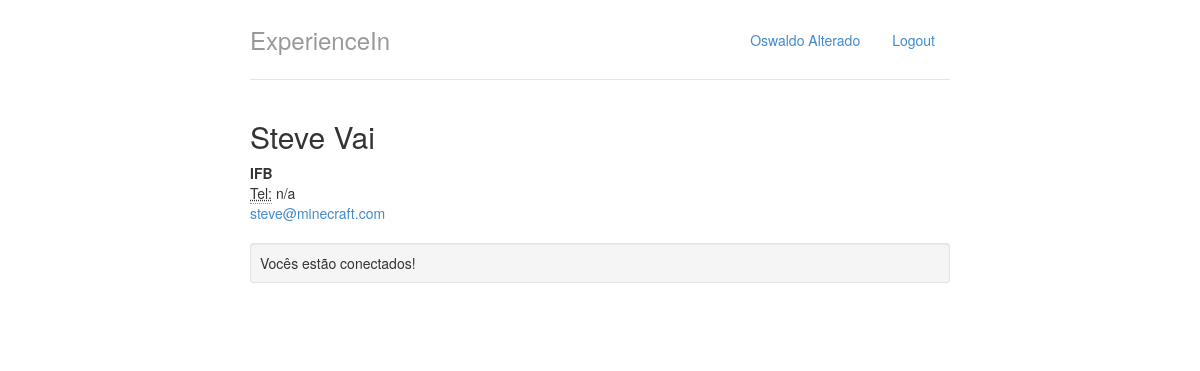
Screenshot of /perfis/2 with the database file from the repository.
### perfis/models.py (models this page shows, shortened)
class Perfil(models.Model):
    nome = models.CharField(max_length=255, null=False)
    email = models.CharField(max_length=255, null=False)
    telefone = models.CharField(max_length=15, null=False)
    nome_empresa = models.CharField(max_length=255, null=False)
    contatos = models.ManyToManyField('self')

### perfis/views.py (the view)
# urls.py: path('perfis/<int:perfil_id>', views.exibir, name='exibir'),
def exibir(request, perfil_id):
    perfil = Perfil.objects.get(id=perfil_id)
    perfil_logado = get_perfil_logado(request)
    ja_e_contato = perfil in perfil_logado.contatos.all()
    return render(request, 'perfil.html', {'perfil' : perfil, 'perfil_logado' : get_perfil_logado(request), 'ja_e_contato' : ja_e_contato})

### perfis/views.py (called while the page is built)
def get_perfil_logado(request):
    return Perfil.objects.get(id=1)

### perfis/templates/perfil.html
{% extends "base.html" %}
{% block body %}
<div class="row">
    <div class="col-lg-12">
        <h2 style="margin-top:0">{{perfil.nome}}</h2>
        <address>
          <strong>{{perfil.nome_empresa}}</strong><br>
          <abbr title="Telefone">Tel:</abbr> {{perfil.telefone}}<br>
          <a href="mailto:{{perfil.email}}">{{perfil.email}}</a>
        </address>
    {% if ja_e_contato %}
        <div class="well well-sm">Vocês estão conectados!</div>
    {% else %}
        <a href="{% url 'convidar' perfil.id %}" class="btn btn-success" role="button">convidar</a>
    {% endif %}
    </div>
</div>
{% endblock %}

### perfis/templates/base.html (shortened to what this page needs)
{% load staticfiles %}
<!DOCTYPE html>
<html lang="pt">
  <head>
    <link href="{% static "styles/bootstrap.css" %}" rel="stylesheet">
    <link href="{% static "styles/main.css" %}" rel="stylesheet">
  </head>
  <body>
    <div class="container">
      <div class="header">
        <ul class="nav nav-pills pull-right">
          <li class=""><a href="{% url 'index' %}">{{perfil_logado.nome}}</a></li>
          <li class=""><a href="/logout/">Logout</a></li>
        </ul>
        <h3 class="text-muted">ExperienceIn</h3>
      </div>
      <div class="row content">
        {% block body %}
        {% endblock %}
      </div>
    </div>
  </body>
</html>

### perfis/static/styles/main.css (style rules this page uses)
body { padding-top: 20px; padding-bottom: 20px; }
.header, .content, .footer { padding-left: 15px; padding-right: 15px; }
.header { border-bottom: 1px solid #e5e5e5; }
.header h3 { margin-top: 0; margin-bottom: 0; line-height: 40px; padding-bottom: 19px; }
@media (min-width: 768px) { .container { max-width: 730px; } }
.content { margin: 40px 0; }
@media screen and (min-width: 768px) { .header, .content, .footer { padding-left: 0; padding-right: 0; } }
@media screen and (min-width: 768px) { .header { margin-bottom: 30px; } }

### rows the page displays
Perfil: nome "Oswaldo Alterado"
Perfil: nome "Steve Vai", nome_empresa "IFB", telefone "n/a", email "steve@minecraft.com"
